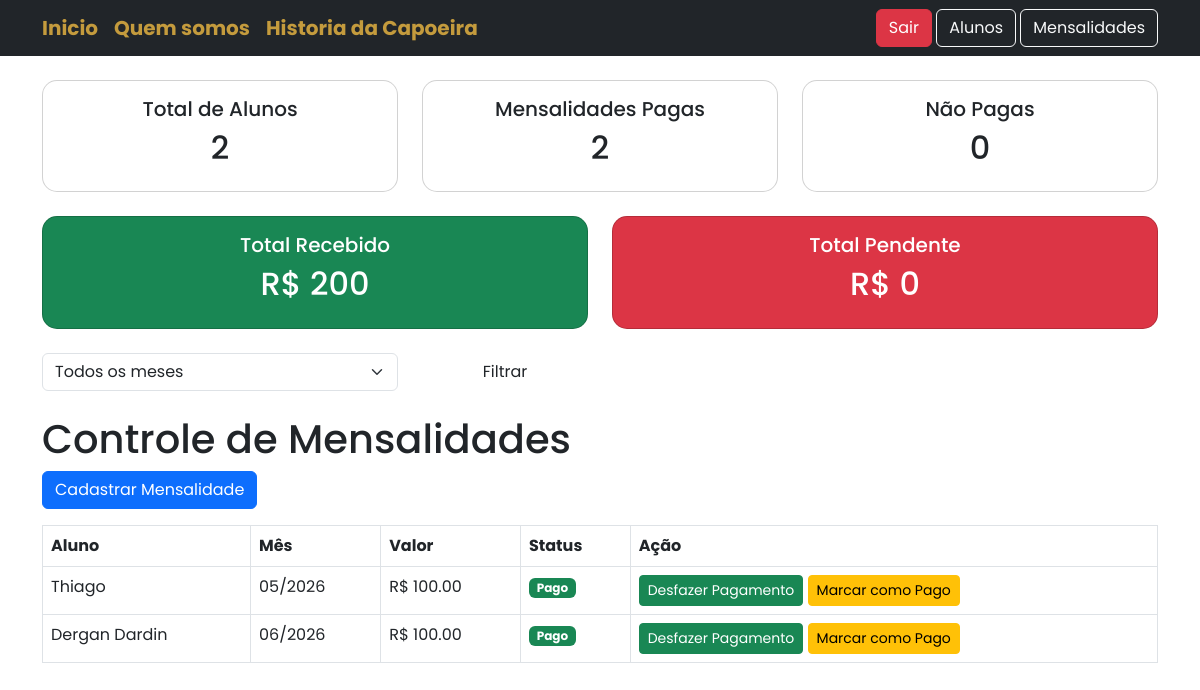
/mensalidades/ (signed in), run on the app's committed database.
### app_management/models.py (models this page shows, shortened)
class Mensalidade(models.Model):
    STATUS_CHOICES = [
        ('PENDENTE', 'Não pago'),
        ('PAGO', 'Pago'),
    ]
    aluno = models.ForeignKey(Aluno, on_delete=models.CASCADE)
    valor = models.DecimalField(max_digits=8, decimal_places=2)
    mes_referencia = models.CharField(max_length=7)  # ex: 04/2026
    status = models.CharField(max_length=10, choices=STATUS_CHOICES, default='PENDENTE')
    data_pagamento = models.DateField(null=True, blank=True)
    observacao = models.TextField(blank=True, null=True)
    class Meta:
        unique_together = ['aluno', 'mes_referencia']

class Aluno(models.Model):
    nome = models.CharField(max_length=100)
    idade = models.IntegerField()
    telefone = models.CharField(max_length=20)
    data_cadastro = models.DateField(auto_now_add=True)

### app_management/views.py (the view)
def listar_mensalidades(request):
    total_alunos = Aluno.objects.count()
    total_pagas = Mensalidade.objects.filter(status='PAGO').count()
    total_pendentes = Mensalidade.objects.filter(status='PENDENTE').count()
    mensalidades = Mensalidade.objects.all()
    mes_filtro = request.GET.get('mes')
    total_recebido = Mensalidade.objects.filter(status='PAGO').aggregate(total=Sum('valor'))['total'] or 0
    total_pendente_valor = Mensalidade.objects.filter(status='PENDENTE').aggregate(total=Sum('valor'))['total'] or 0
    if mes_filtro:
        mensalidades = mensalidades.filter(mes_referencia=mes_filtro)
    mensalidades = mensalidades.order_by('mes_referencia')
    return render(request, 'mensalidades.html', {
        'mensalidades': mensalidades,
        'total_alunos': total_alunos,
        'total_pagas': total_pagas,
        'total_pendentes': total_pendentes,
        'total_recebido': total_recebido,
        'total_pendente_valor': total_pendente_valor,
        'mes_filtro': mes_filtro,
    })

### app_management/templates/mensalidades.html (shortened to what this page needs)
{% extends 'home.html' %}
{% block content %}
    {% if request.user.is_superuser %}
        <div class="row">
            <div class="col-md-4">
                <div class="card text-center">
                    <div class="card-body">
                        <h5>Total de Alunos</h5>
                        <h2>{{ total_alunos }}</h2>
                    </div>
                </div>
            </div>
            <div class="col-md-4">
                <div class="card text-center">
                    <div class="card-body">
                        <h5>Mensalidades Pagas</h5>
                        <h2>{{ total_pagas }}</h2>
                    </div>
                </div>
            </div>
            <div class="col-md-4">
                <div class="card text-center">
                    <div class="card-body">
                        <h5>Não Pagas</h5>
                        <h2>{{ total_pendentes }}</h2>
                    </div>
                </div>
            </div>
        </div>
        <br>
        <div class="row">
            <div class="col-md-6">
                <div class="card text-center bg-success text-white">
                    <div class="card-body">
                        <h5>Total Recebido</h5>
                        <h2>R$ {{ total_recebido }}</h2>
                    </div>
                </div>
            </div>
            <div class="col-md-6">
                <div class="card text-center bg-danger text-white">
                    <div class="card-body">
                        <h5>Total Pendente</h5>
                        <h2>R$ {{ total_pendente_valor }}</h2>
                    </div>
                </div>
            </div>
        </div>
    {% endif %}
    <br>
    <form method="GET" class="mb-4">
    <div class="row">
        <div class="col-md-4">
            <select name="mes" class="form-select">
                <option value="">Todos os meses</option>
            </select>
        </div>
        <div class="col-md-2">
            <button type="submit" class="btn btn-custom w-100">
                Filtrar
            </button>
        </div>
    </div>
    </form>
    <h1>Controle de Mensalidades</h1>
    <a href="/cadastrar-mensalidade/" class="btn btn-primary mb-3">Cadastrar Mensalidade</a>
    <table class="table table-bordered">
        <tr>
            <th>Aluno</th>
            <th>Mês</th>
            <th>Valor</th>
            <th>Status</th>
            <th>Ação</th>
        </tr>
        {% for m in mensalidades %}
        <tr>
            <td>{{ m.aluno.nome }}</td>
            <td>{{ m.mes_referencia }}</td>
            <td>R$ {{ m.valor }}</td>
            <td>
                {% if m.status == 'PAGO' %}
                    <span class="badge bg-success">Pago</span>
                {% else %}
                    <span class="badge bg-danger">Não Pago</span>
                {% endif %}
            </td>
            <td>
                {% if m.status == 'PAGO' %}
                    <a href="{% url 'marcar_pendente' m.id %}" class="btn btn-success btn-sm">
                        Desfazer Pagamento
                    </a>
                {% endif %}
                    <a href="{% url 'marcar_pago' m.id %}" class="btn btn-warning btn-sm">
                        Marcar como Pago
                    </a>
            </td>
        </tr>
        {% endfor %}
    </table>
</body>
{% endblock %}

### app_management/static/css/style.css (style rules this page uses)
:root { --cor-primaria: #1c1c1c; --cor-secundaria: #c49b3d; --cor-fundo: #f5f5f5; --cor-texto: #333; }
html { scroll-behavior: smooth; }
body { background-color: var(--cor-fundo); color: var(--cor-texto); font-family: 'Poppins', sans-serif !important; }
.card { border-radius: 15px !important; }
.btn-custom { background-color: var(--cor-secundaria); color: white; border: none; }

### data on the page
Mensalidade: aluno.nome "Thiago", mes_referencia "05/2026", valor "100.00", status "Pago"
Mensalidade: aluno.nome "Dergan Dardin", mes_referencia "06/2026", valor "100.00", status "Pago"

### other printed values
{{ total_alunos }} "2"
{{ total_pagas }} "2"
{{ total_pendentes }} "0"
{{ total_recebido }} "200"
{{ total_pendente_valor }} "0"
